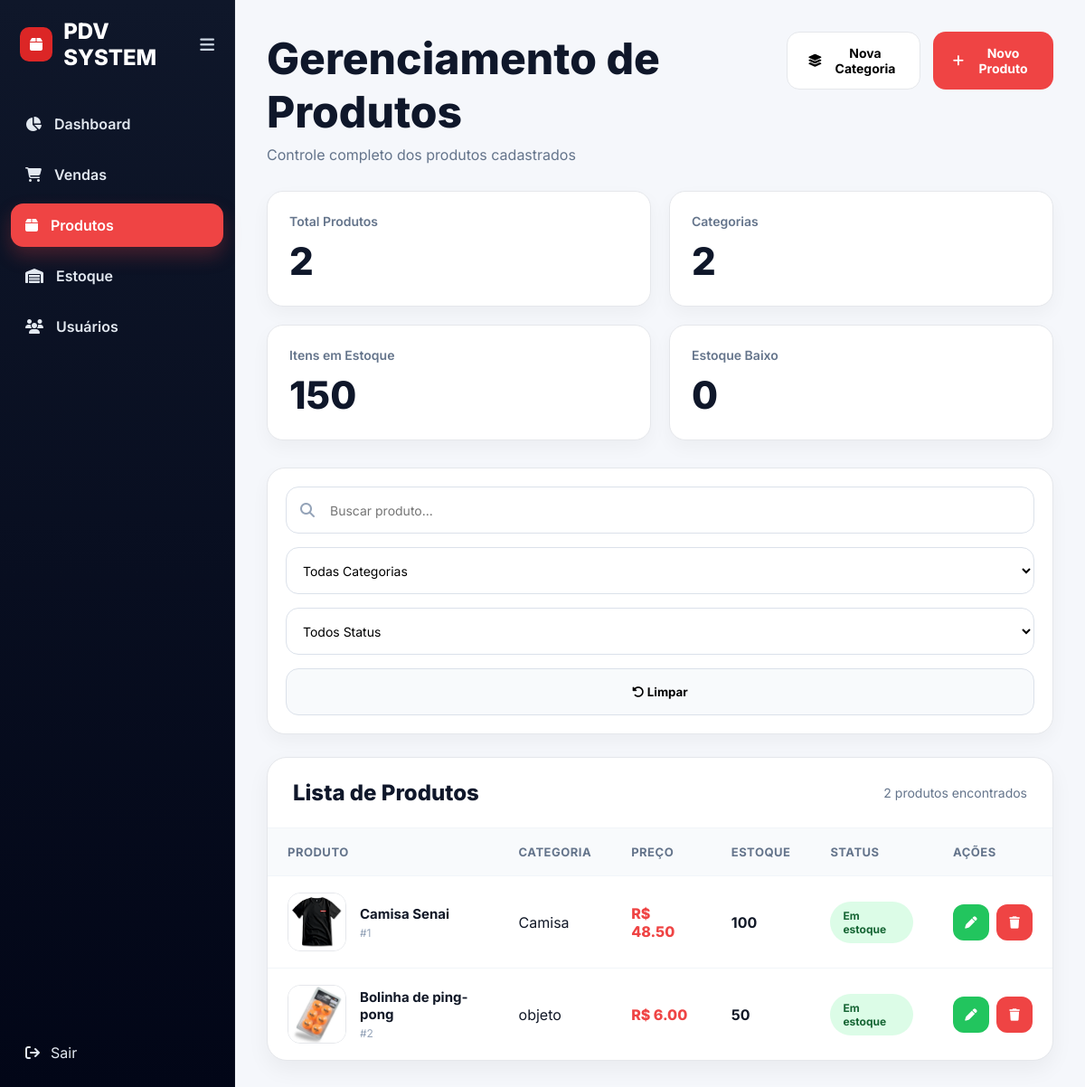
/produtos/, run on the app's committed database.
### app/models/produtos.py (models this page shows)
class Produto(Base):
    __tablename__ = "produtos"
    id = Column(Integer, primary_key=True, index=True)
    nome = Column(String, nullable=False)
    preco = Column(Float, nullable=False)
    estoque = Column(Integer, default=0)
    imagem = Column(String, nullable=True)
    ativo = Column(Boolean, default=True)
    categoria_id = Column(Integer, ForeignKey("categorias.id"))
    categoria = relationship("Categoria")

### app/models/categoria.py (models this page shows)
class Categoria(Base):
    __tablename__ = "categorias"
    id = Column(Integer, primary_key=True, index=True)
    nome = Column(String, nullable=False)
    descricao = Column(String, nullable=True)

### app/routes/produtos.py (the view)
@router.get("/")
def pagina_produtos(
    request: Request,
    db: Session = Depends(get_db)
):
    produtos = db.query(Produto).all()
    total_estoque = sum(
        produto.estoque
        for produto in produtos
    )
    produtos_baixo = len([
        p for p in produtos
        if p.estoque > 0 and p.estoque <= 10
    ])
    produtos_sem = len([
        p for p in produtos
        if p.estoque == 0
    ])
    categorias = db.query(Categoria).all()
    return templates.TemplateResponse(
        "produtos.html",
        {
            "request": request,
            "produtos": produtos,
            "categorias": categorias,
            "total_estoque": total_estoque,
            "produtos_baixo": produtos_baixo,
            "produtos_sem": produtos_sem
        }
    )

### app/templates/produtos.html (shortened to what this page needs)
<!DOCTYPE html>
<html lang="pt-BR">
<head>
<link rel="stylesheet" href="/static/css/produtos.css?v=10">
<link rel="stylesheet"
href="https://cdnjs.cloudflare.com/ajax/libs/font-awesome/6.4.0/css/all.min.css">
</head>
<body>
<aside class="sidebar" id="sidebar">
<div>
<div class="sidebar-brand">
<div class="brand-left">
<div class="brand-icon">
<i class="fa-solid fa-box"></i>
</div>
<span class="logo-text">
PDV SYSTEM
</span>
</div>
<i
class="fa-solid fa-bars toggle-btn"
onclick="toggleSidebar()">
</i>
</div>
<ul class="menu-list">
<li class="menu-item">
<a href="/dashboard">
<i class="fa-solid fa-chart-pie"></i>
<span>Dashboard</span>
</a>
</li>
<li class="menu-item">
<a href="/vendas">
<i class="fa-solid fa-cart-shopping"></i>
<span>Vendas</span>
</a>
</li>
<li class="menu-item active">
<a href="/produtos">
<i class="fa-solid fa-box"></i>
<span>Produtos</span>
</a>
</li>
<li class="menu-item">
<a href="/estoque">
<i class="fa-solid fa-warehouse"></i>
<span>Estoque</span>
</a>
</li>
<li class="menu-item">
<a href="/usuarios">
<i class="fa-solid fa-users"></i>
<span>Usuários</span>
</a>
</li>
</ul>
</div>
<div class="sidebar-footer">
<a href="/auth/logout">
<i class="fa-solid fa-arrow-right-from-bracket"></i>
<span>
Sair
</span>
</a>
</div>
</aside>
<main class="main-content">
<div class="container">
<div class="topbar">
<div>
<h1 class="title">
Gerenciamento de Produtos
</h1>
<p class="subtitle">
Controle completo dos produtos cadastrados
</p>
</div>
<div class="top-buttons">
<button
class="new-user-btn"
onclick="abrirModalCategoria()">
<i class="fa-solid fa-layer-group"></i>
Nova Categoria
</button>
<button
class="new-user-btn primary"
onclick="abrirModalCriar()">
<i class="fa-solid fa-plus"></i>
Novo Produto
</button>
</div>
</div>
<div class="stats-grid">
<div class="stat-card">
<div class="stat-title">
Total Produtos
</div>
<div class="stat-value">
{{ produtos|length }}
</div>
</div>
<div class="stat-card">
<div class="stat-title">
Categorias
</div>
<div class="stat-value">
{{ categorias|length }}
</div>
</div>
<div class="stat-card">
<div class="stat-title">
Itens em Estoque
</div>
<div class="stat-value">
{{ total_estoque }}
</div>
</div>
<div class="stat-card">
<div class="stat-title">
Estoque Baixo
</div>
<div class="stat-value">
{{ produtos_baixo }}
</div>
</div>
</div>
<div class="filters-container">
<div class="filter-search">
<i class="fa-solid fa-magnifying-glass"></i>
<input
type="text"
id="searchInput"
placeholder="Buscar produto..."
onkeyup="filtrarProdutos()">
</div>
<select id="categoriaFilter" onchange="filtrarProdutos()">
<option value="">
Todas Categorias
</option>
</select>
<select id="statusFilter" onchange="filtrarProdutos()">
<option value="">
Todos Status
</option>
</select>
<button
type="button"
class="clear-filter"
onclick="limparFiltros()">
<i class="fa-solid fa-rotate-left"></i>
Limpar
</button>
</div>
<div class="table-container">
<div class="table-top">
<h2>
Lista de Produtos
</h2>
<span id="contadorProdutos">
{{ produtos|length }} produtos encontrados
</span>
</div>
<table class="products-table">
<thead>
<tr>
<th>Produto</th>
<th>Categoria</th>
<th>Preço</th>
<th>Estoque</th>
<th>Status</th>
<th>Ações</th>
</tr>
</thead>
<tbody>
{% for produto in produtos %}
<tr
data-nome="{{ produto.nome|lower }}"
data-categoria="{{ produto.categoria.nome|lower if produto.categoria else '' }}"
data-status="{% if produto.estoque > 10 %}estoque{% elif produto.estoque > 0 %}baixo{% else %}sem{% endif %}">
<td>
<div class="product-cell">
{% if produto.imagem %}
<img
src="{{ produto.imagem }}"
class="table-image">
{% else %}
<div class="no-image">
<i class="fa-solid fa-box"></i>
</div>
{% endif %}
<div>
<div class="product-title">
{{ produto.nome }}
</div>
<div class="product-id">
#{{ produto.id }}
</div>
</div>
</div>
</td>
<td>
{{ produto.categoria.nome if produto.categoria else "Sem categoria" }}
</td>
<td>
R$ {{ "%.2f"|format(produto.preco) }}
</td>
<td>
{{ produto.estoque }}
</td>
<td>
{% if produto.estoque > 10 %}
<span class="status active">
Em estoque
</span>
{% elif produto.estoque > 0 %}
<span class="status warning">
Baixo
</span>
{% else %}
<span class="status inactive">
Sem estoque
</span>
{% endif %}
</td>
<td>
<div class="table-actions">
<button
    class="edit-btn"
    onclick="abrirModalEditar(
    '{{ produto.id }}',
    '{{ produto.nome }}',
    '{{ produto.categoria_id }}',
    '{{ produto.preco }}',
    '{{ produto.estoque }}'
    )">
    <i class="fa-solid fa-pen"></i>
</button>
<form
    action="/produtos/excluir/{{ produto.id }}"
    method="POST">
    <button
        type="submit"
        class="delete-btn">
        <i class="fa-solid fa-trash"></i>
    </button>
</form>
</div>
</td>
</tr>
{% endfor %}
</tbody>
</table>
</div>
</div>
</main>
</body>
</html>

### data on the page
Produto: imagem (picture), nome "Camisa Senai", id "1", categoria "Camisa", preco "48.50", estoque "100", shows "Em estoque"
Produto: imagem (picture), nome "Bolinha de ping-pong", id "2", categoria "objeto", preco "6.00", estoque "50", shows "Em estoque"

### other printed values
{{ produtos|length }} "2"
{{ categorias|length }} "2"
{{ total_estoque }} "150"
{{ produtos_baixo }} "0"
